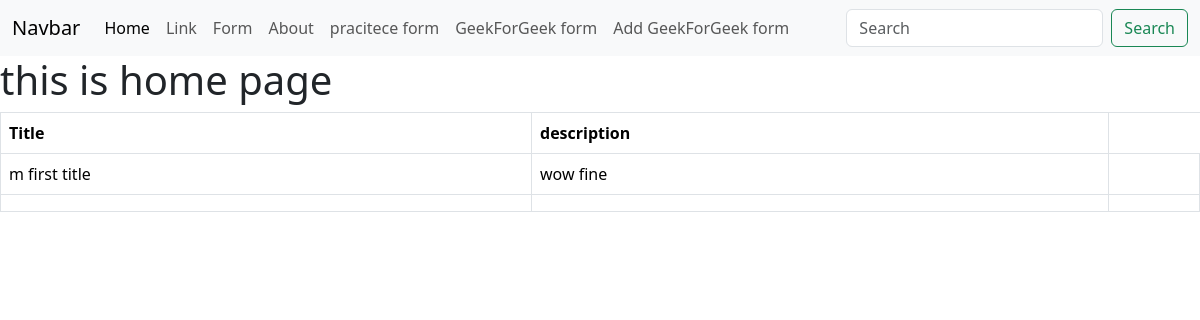
Before: / with the older database file.
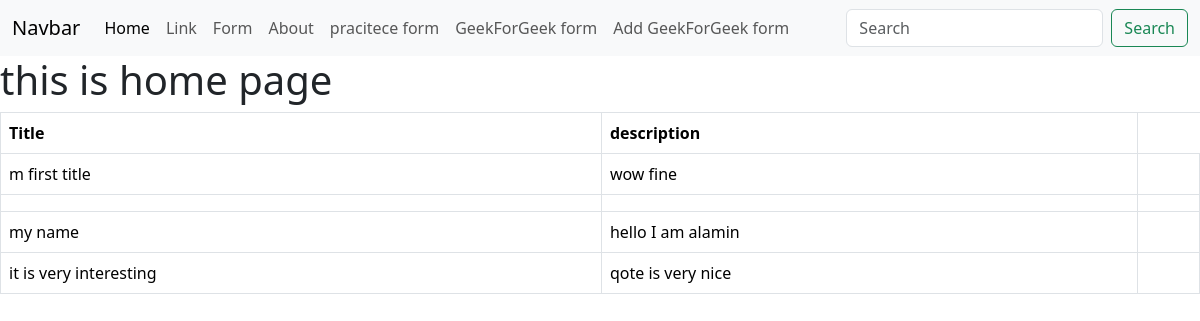
After: the same page with the newer database file.
### first_app/models.py (models this page shows, shortened)
class GeeksModel(models.Model):
        title=models.CharField(max_length=232)
        description=models.TextField()
        last_modified=models.DateTimeField(auto_now_add = True)

### first_app/views.py (the view)
# urls.py: path('', views.home, name="homepage"),
def home(request):
        geekModel=models.GeeksModel.objects.all()
        return render(request, 'home.html', {"data":geekModel})

### first_app/templates/home.html
{% extends "base.html" %} {% block content %}
<h1>this is home page</h1>
{% if data %}
<table class="table table-bordered">
  <thead>
    <tr>
      <th scope="col">Title</th>
      <th scope="col">description</th>
    </tr>
  </thead>
  <tbody>
    {% for st in data %}
    <tr>
      <td>{{st.title}}</td>
      <td>{{st.description}}</td>
      <td></td>
    </tr>
    {%endfor%}
  </tbody>
</table>
{% else %}
<h3>No data available to show</h3>
{% endif%} {% endblock %}

### templates/base.html (shortened to what this page needs)
<!DOCTYPE html>
<html lang="en">
  <head>
    <link
      href="https://cdn.jsdelivr.net/npm/bootstrap@5.3.2/dist/css/bootstrap.min.css"
      rel="stylesheet"
    />
  </head>
  <body>
    <nav class="navbar navbar-expand-lg bg-body-tertiary">
      <div class="container-fluid">
        <a class="navbar-brand" href="#">Navbar</a>
        <div class="collapse navbar-collapse" id="navbarSupportedContent">
          <ul class="navbar-nav me-auto mb-2 mb-lg-0">
            <li class="nav-item">
              <a class="nav-link active" aria-current="page" href="#">Home</a>
            </li>
            <li class="nav-item">
              <a class="nav-link" href="{% url 'homepage' %}">Link</a>
            </li>
            <li class="nav-item">
              <a class="nav-link" href="{% url 'submit_form' %}">Form</a>
            </li>
            <li class="nav-item">
              <a class="nav-link" href="{% url 'about' %}">About</a>
            </li>
            <li class="nav-item">
              <a class="nav-link" href="{% url 'practice_form' %}"
                >pracitece form</a
              >
            </li>
            <li class="nav-item">
              <a class="nav-link" href="{% url 'geekForGeek' %}"
                >GeekForGeek form</a
              >
            </li>
            <li class="nav-item">
              <a class="nav-link" href="{% url 'add_model' %}"
                >Add GeekForGeek form</a
              >
            </li>
          </ul>
          <form class="d-flex" role="search">
            <input
              class="form-control me-2"
              type="search"
              placeholder="Search"
              aria-label="Search"
            />
            <button class="btn btn-outline-success" type="submit">
              Search
            </button>
          </form>
        </div>
      </div>
    </nav>
    {% block content %}{% endblock %}
  </body>
</html>

Changed rows visible on the page:
added GeeksModel: title "my name", description "hello I am alamin"
added GeeksModel: title "it is very interesting", description "qote is very nice"
